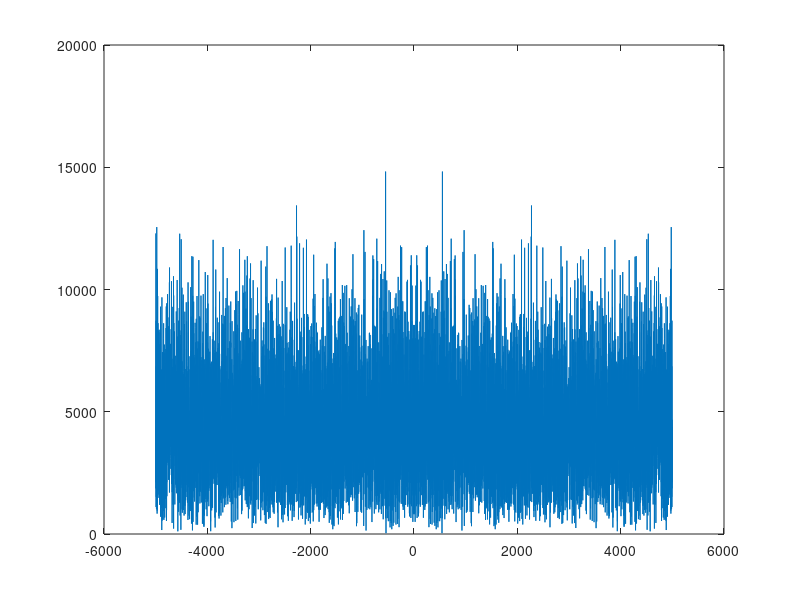

Write the MATLAB code that produced this figure. (Note: this script raises an error after producing the figure.)
%%
fe = 1e4; 
te = 1/fe;
N = 10000; 
t = (0:N-1)*te;  
x = 1.2*cos(2*pi*440*t+1.2)+3*cos(2*pi*550*t)+0.6*cos(2*pi*2500*t);
plot(t,x,'-');
title('signal x(t) :');
%%
 f =(0:N-1)*(fe/N); %frequence du spectre
 y = fft(x); % y: spectre , fft(x) : transformee de fourier
 plot(f,abs(y));
 title('Spectre de x(t):');
 %%
 fshift = (-N/2:N/2-1)*(fe/N);
 plot(fshift,fftshift(abs(y)));
 title('Spectre de x(t):');
%%
bruit = 20*randn(size(x)); %bruit
xnoise = x+bruit; % signal+bruit
plot(xnoise);
title('signal bruité')
%%
sound(x) %le signal
%%
sound(xnoise) %le signal bruité
%%
xnoise = x+bruit; % signal+bruit
fshift = (-N/2:N/2-1)*(fe/N);
ybruit = fft(xnoise);
plot(fshift,fftshift(abs(ybruit)));
%%
bruit = 50*randn(size(x));%bruit
xnoise = x+bruit; % signal+bruit
fshift = (-N/2:N/2-1)*(fe/N);
ybruit = fft(xnoise);
plot(fshift,fftshift(abs(ybruit)));
%%
[x,fs] = audioread("bluewhale.au");
chant = x(2.45e4:3.10e4);
%%
%lecture
sound(x,fs)
%Visualisation
chant = x(2.45e4:3.10e4);
N=length(chant);
ts=1/fs;
t=(0:N-1)*(10*ts);
plot(t,chant);
%%
dsp_chant = (abs(fft(chant)).^2)/N;
f = (0:floor(N/2))*(fs/N)/10;
plot(f,dsp_chant(1:floor(N/2)+1))
title('Spectre')
%%
